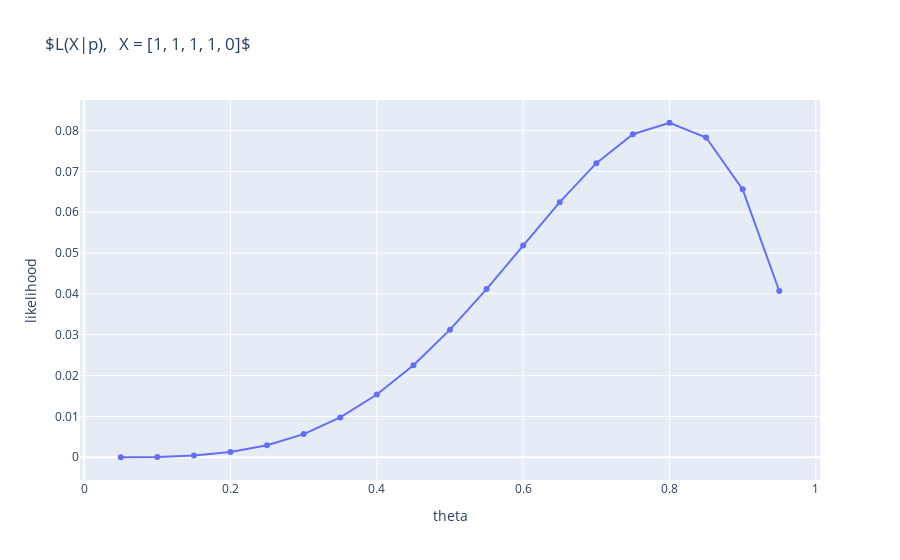

Write notebook code for a chart like this one.
### Code cell
import plotly.graph_objects as go
scatter = go.Scatter(x = probs, y = likelihoods)

layout = {'title': '$L(X|p),   X = [1, 1, 1, 1, 0]$', 'xaxis': {'title': 'theta '}, 'yaxis': {'title': 'likelihood'}}
go.Figure([scatter],  layout = layout)

### Figure 1 — Plotly figure (JSON) as saved in the notebook; plotly's stock layout.template omitted (floating-point values rounded to 4 significant figures)
{"data": [{"type": "scatter", "x": [0.05, 0.1, 0.15, 0.2, 0.25, 0.3, 0.35, 0.4, 0.45, 0.5, 0.55, 0.6, 0.65, 0.7, 0.75, 0.8, 0.85, 0.9, 0.95], "y": [5.938e-06, 9e-05, 0.0004303, 0.00128, 0.00293, 0.00567, 0.009754, 0.01536, 0.02255, 0.03125, 0.04118, 0.05184, 0.06248, 0.07203, 0.0791, 0.08192, 0.0783, 0.06561, 0.04073]}], "layout": {"autosize": true, "title": {"text": "$L(X|p),   X = [1, 1, 1, 1, 0]$"}, "xaxis": {"autorange": true, "range": [-0.008597, 1.009], "title": {"text": "theta "}, "type": "linear"}, "yaxis": {"autorange": true, "range": [-0.005994, 0.08792], "title": {"text": "likelihood"}, "type": "linear"}}}
